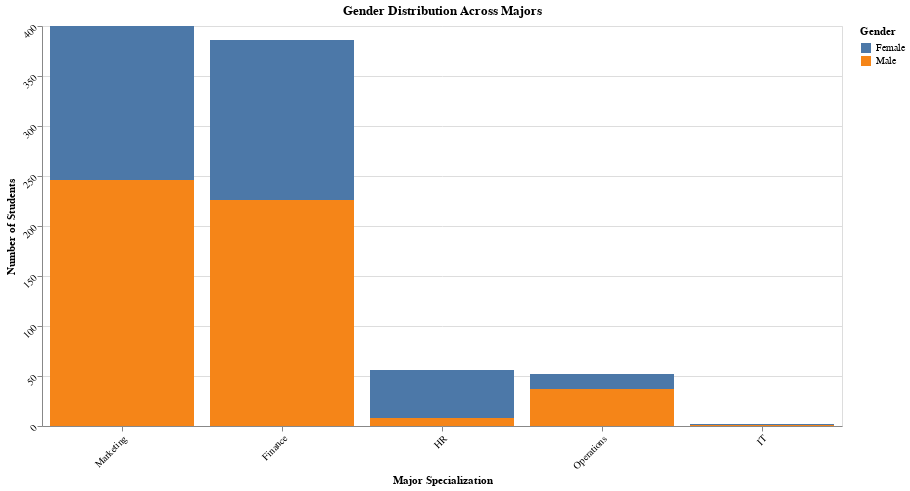

Notebook code cell kept with this figure:
### Code cell
#!pip install altair_viewer

import altair as alt

# Gender Distribution by Majors
gender_major = df.groupby(['Gender', 'MajorSpecialization']).size().reset_index(name='Count')
print(gender_major)
chart_major = alt.Chart(gender_major).mark_bar().encode(
    x=alt.X('MajorSpecialization', sort='-y', title="Major Specialization"),
    y=alt.Y('Count', title="Number of Students"),
    color='Gender',
    tooltip=['Gender', 'MajorSpecialization', 'Count']
).properties(
    title="Gender Distribution Across Majors",
    width=800,
    height=400
).configure_axis(
    labelAngle=-45
)
chart_major.display()

### Figure 1 — Vega-Lite specification as saved in the notebook (floating-point values rounded to 4 significant figures)
{"config": {"view": {"continuousWidth": 400, "continuousHeight": 300}, "axis": {"labelAngle": -45}}, "data": {"name": "data-10566eea730fa7bc64cbda62140152be"}, "mark": "bar", "encoding": {"color": {"field": "Gender", "type": "nominal"}, "tooltip": [{"field": "Gender", "type": "nominal"}, {"field": "MajorSpecialization", "type": "nominal"}, {"field": "Count", "type": "quantitative"}], "x": {"field": "MajorSpecialization", "sort": "-y", "title": "Major Specialization", "type": "nominal"}, "y": {"field": "Count", "title": "Number of Students", "type": "quantitative"}}, "height": 400, "title": "Gender Distribution Across Majors", "width": 800, "$schema": "https://vega.github.io/schema/vega-lite/v4.17.0.json", "datasets": {"data-10566eea730fa7bc64cbda62140152be": [{"Gender": "Female", "MajorSpecialization": "Finance", "Count": 160}, {"Gender": "Female", "MajorSpecialization": "HR", "Count": 48}, {"Gender": "Female", "MajorSpecialization": "IT", "Count": 1}, {"Gender": "Female", "MajorSpecialization": "Marketing", "Count": 154}, {"Gender": "Female", "MajorSpecialization": "Operations", "Count": 15}, {"Gender": "Male", "MajorSpecialization": "Finance", "Count": 226}, {"Gender": "Male", "MajorSpecialization": "HR", "Count": 8}, {"Gender": "Male", "MajorSpecialization": "IT", "Count": 1}, {"Gender": "Male", "MajorSpecialization": "Marketing", "Count": 246}, {"Gender": "Male", "MajorSpecialization": "Operations", "Count": 37}]}}
